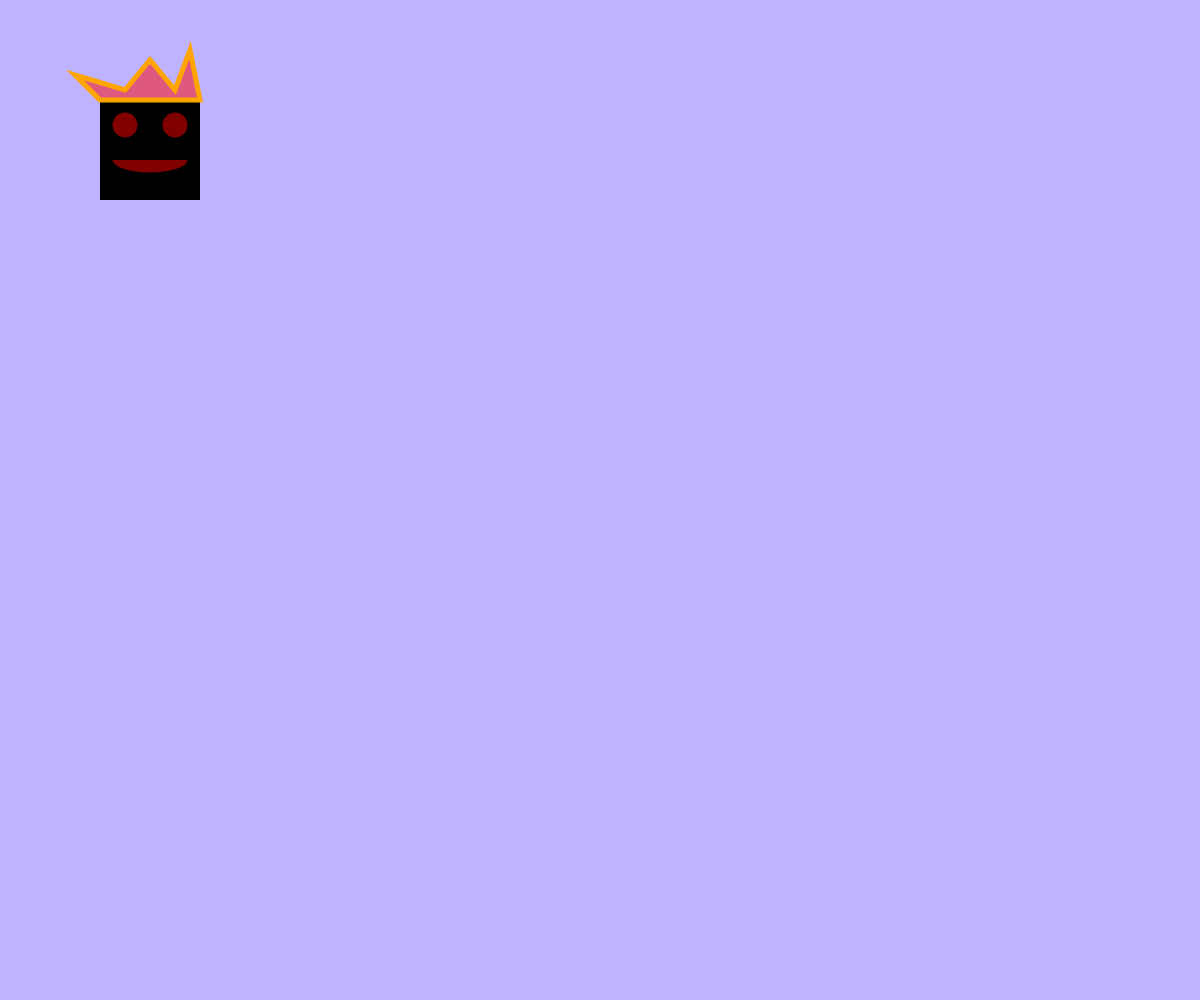
Frame 1 (no input)
Frame 60 (no input): identical to frame 1, image omitted
Frame 120 (the mouse pressed at the canvas centre since frame 60): identical to frame 1, image omitted

The p5.js sketch that drew this single still picture (run headless with seeded random() and noise() and a simulated clock; from frame 60 on, the mouse is pressed at the canvas centre):

// p5.js sketch
// ── sketch.js
function setup() {
  createCanvas(windowWidth, windowHeight);
  colorMode(HSB);
  angleMode(DEGREES);
}

function draw() {
  background(250,30,100);

  noStroke();
  fill(0);
  square(100,100,100);

  fill(0,100,100,0.5);
  circle(125,125,25);
  circle(175,125,25);

  arc(150,160,75,25,0,180);

  stroke('orange');
  strokeWeight(5);

  beginShape();
  vertex(100,100);
  vertex(75,75);
  vertex(125,90);
  vertex(150,60);
  vertex(175,90);
  vertex(190,50);
  vertex(200,100);

  endShape(CLOSE);
}
